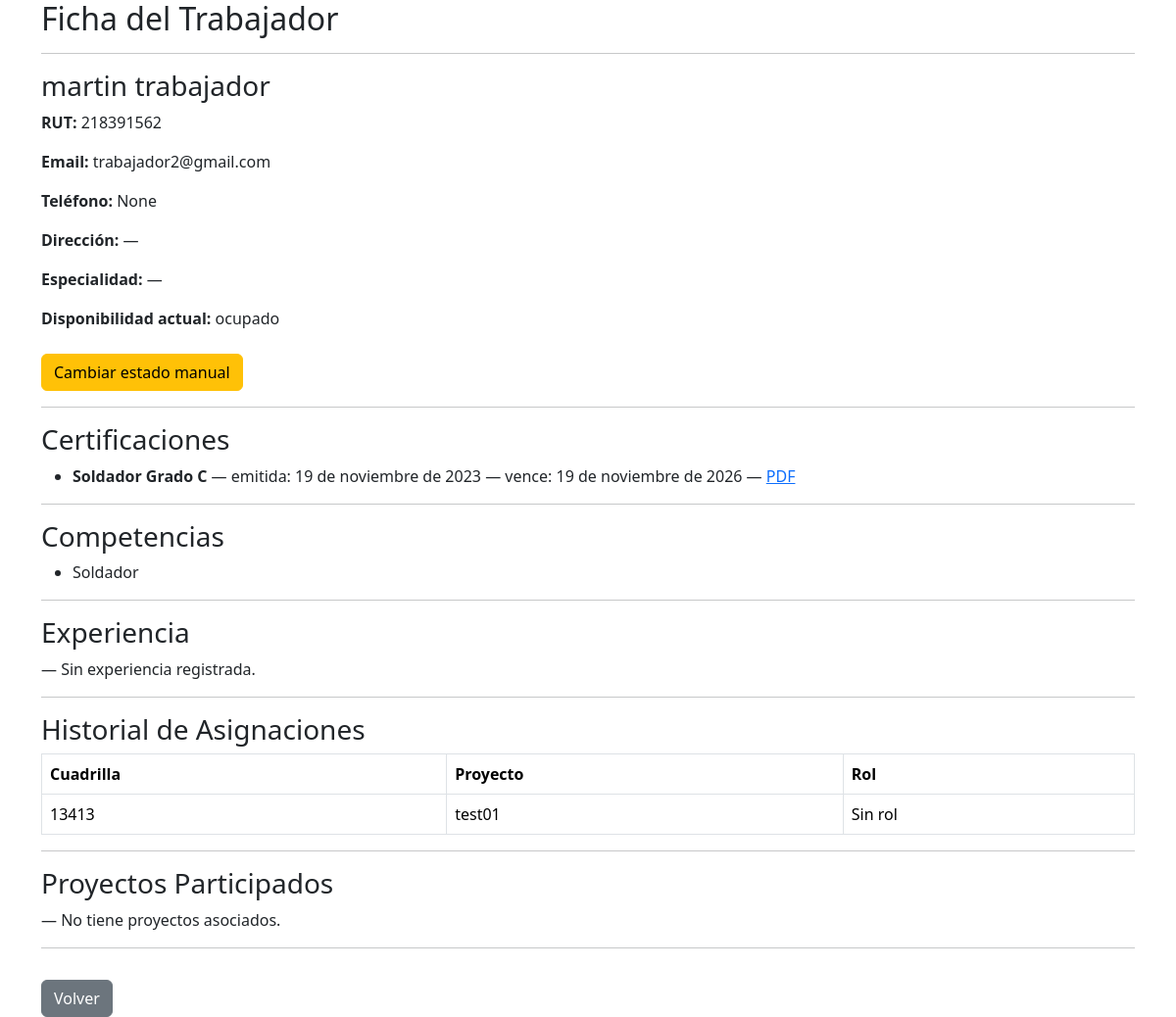
The app's page /personal/trabajador/5/detalle/ with its own data.
### personal/models.py (models this page shows, shortened)
class Trabajador(models.Model):
    TIPO_CHOICES = [
        ('trabajador', 'Trabajador'),
        ('lider', 'Líder'),
        ('jefe', 'Jefe'),
    ]
    ESTADO_CHOICES = [
        ('disponible', 'Disponible'),
        ('asignado', 'Asignado'),
        ('vacaciones', 'Vacaciones'),
        ('licencia', 'Licencia'),
        ('inactivo', 'Inactivo'),
    ]
    rut = models.CharField(max_length=20, unique=True, validators=[rut_valido])
    nombre = models.CharField(max_length=100)
    apellido = models.CharField(max_length=100)
    email = models.EmailField()
    telefono = models.CharField(max_length=30, blank=True, null=True)
    direccion = models.CharField(max_length=255, blank=True, null=True)
    fecha_nacimiento = models.DateField(null=True, blank=True)
    tipo_trabajador = models.CharField(max_length=20, choices=TIPO_CHOICES, default='trabajador')
    especialidad = models.CharField(max_length=100, blank=True, null=True)
    estado = models.CharField(max_length=20, choices=ESTADO_CHOICES, default='disponible')
    fecha_ingreso = models.DateField(null=True, blank=True)
    anos_experiencia = models.PositiveIntegerField(default=0)
    user = models.OneToOneField(User, on_delete=models.SET_NULL, null=True, blank=True, related_name='trabajador_profile')
    activo = models.BooleanField(default=True)
    password_inicial = models.BooleanField(default=False)
    manual_override = models.BooleanField(default=False)
    created_at = models.DateTimeField(auto_now_add=True)
    updated_at = models.DateTimeField(auto_now=True)
    class Meta:
        verbose_name = 'Trabajador'
        verbose_name_plural = 'Trabajadores'

class TrabajadorPerfil(models.Model):
    user = models.OneToOneField(
        User,
        on_delete=models.CASCADE,
        related_name='perfil_trabajador'
    )
    especialidad = models.CharField(max_length=100, blank=True, null=True)
    estado_manual = models.CharField(
        max_length=20,
        choices=[
            ('disponible', 'Disponible'),
            ('no_disponible', 'No disponible'),
            ('licencia', 'Licencia médica'),
            ('vacaciones', 'Vacaciones'),
        ],
        default='disponible'
    )
    @property
    def estado_efectivo(self):
        asignado = Asignacion.objects.filter(trabajador=self.user).exists()
        if asignado:
            return 'ocupado'
        return self.estado_manual

class CertificacionTrabajador(models.Model):
    trabajador = models.ForeignKey(Trabajador, on_delete=models.CASCADE, related_name='certificaciones_trabajador')
    nombre = models.CharField(max_length=150)
    entidad = models.CharField(max_length=150, blank=True, null=True)
    archivo = models.FileField(upload_to='certificaciones/', blank=True, null=True)
    fecha_emision = models.DateField()
    fecha_expiracion = models.DateField(null=True, blank=True)

class CompetenciaTrabajador(models.Model):
    NIVEL_CHOICES = [
        ('basico', 'Básico'),
        ('intermedio', 'Intermedio'),
        ('avanzado', 'Avanzado'),
        ('experto', 'Experto'),
    ]
    trabajador = models.ForeignKey(Trabajador, on_delete=models.CASCADE, related_name='competencias')
    nombre = models.CharField(max_length=100)
    nivel = models.CharField(max_length=20, choices=NIVEL_CHOICES, default='basico')
    fecha_adquisicion = models.DateField(null=True, blank=True)
    class Meta:
        unique_together = ('trabajador', 'nombre')

class Asignacion(models.Model):
    trabajador = models.ForeignKey(User, on_delete=models.CASCADE)
    cuadrilla = models.ForeignKey(Cuadrilla, on_delete=models.CASCADE, related_name='asignaciones')
    rol = models.ForeignKey(Rol, on_delete=models.SET_NULL, null=True, blank=True)

class Cuadrilla(models.Model):
    nombre = models.CharField(max_length=100)
    proyecto = models.ForeignKey(Proyecto, on_delete=models.CASCADE, related_name='cuadrillas', null=True, blank=True)
    lider = models.ForeignKey(User, on_delete=models.SET_NULL, null=True, blank=True, related_name='cuadrillas_lideradas')

### proyectos/models.py (models this page shows, shortened)
class Proyecto(models.Model):
    nombre = models.CharField(max_length=100)
    descripcion = models.TextField(blank=True)
    TIPO_CHOICES = [
        ('construccion', 'Construcción'),
        ('mantenimiento', 'Mantenimiento'),
        ('instalacion', 'Instalación'),
        ('otro', 'Otro'),
    ]
    tipo = models.CharField(max_length=30, choices=TIPO_CHOICES, default='otro')
    COMPLEJIDAD_CHOICES = [
        ('baja', 'Baja'),
        ('media', 'Media'),
        ('alta', 'Alta'),
    ]
    complejidad = models.CharField(max_length=10, choices=COMPLEJIDAD_CHOICES, default='media')
    fecha_inicio = models.DateField()
    fecha_termino = models.DateField(null=True, blank=True)
    jefe = models.ForeignKey(User, on_delete=models.CASCADE, related_name='proyectos')
    activo = models.BooleanField(default=True)

### personal/views.py (the view)
def detalle_trabajador(request, trabajador_id):
    trabajador = get_object_or_404(Trabajador, id=trabajador_id)
    perfil = TrabajadorPerfil.objects.filter(user=trabajador.user).first()
    competencias = CompetenciaTrabajador.objects.filter(trabajador=trabajador)
    certificaciones = CertificacionTrabajador.objects.filter(trabajador=trabajador)
    experiencias = ExperienciaTrabajador.objects.filter(trabajador=trabajador)
    asignaciones = Asignacion.objects.filter(trabajador=trabajador.user)
    if getattr(trabajador, 'manual_override', False):
        disponibilidad = trabajador.estado
    elif perfil:
        disponibilidad = perfil.estado_efectivo
    else:
        disponibilidad = '—'
    return render(request, "detalle_trabajador.html", {
        "trabajador": trabajador,
        "perfil": perfil,
        "competencias": competencias,
        "certificaciones": certificaciones,
        "experiencias": experiencias,
        "asignaciones": asignaciones,
        "disponibilidad": disponibilidad,
    })

### core/context_processors.py (called while the page is built)
def notificaciones_no_leidas(request):
    if request.user.is_authenticated:
        return {
            "notifs_no_leidas": request.user.notificaciones.filter(leida=False).count()
        }
    return {"notifs_no_leidas": 0}

### personal/templates/detalle_trabajador.html (shortened to what this page needs)
{% extends 'base.html' %}
{% load custom_tags %}
{% block content %}
<h2>Ficha del Trabajador</h2>
<hr>
<h3>{{ trabajador.nombre }} {{ trabajador.apellido }}</h3>
<p><strong>RUT:</strong> {{ trabajador.rut }}</p>
<p><strong>Email:</strong> {{ trabajador.email }}</p>
<p><strong>Teléfono:</strong> {{ trabajador.telefono }}</p>
<p><strong>Dirección:</strong> {{ trabajador.direccion|default:"—" }}</p>
<p><strong>Especialidad:</strong> {{ perfil.especialidad|default:"—" }}</p>
<p><strong>Disponibilidad actual:</strong> {{ disponibilidad }}</p>
<a href="{% url 'personal:editar_estado_trabajador' trabajador.id %}" class="btn btn-warning mt-2">
    Cambiar estado manual
</a>
<hr>
<h3>Certificaciones</h3>
{% if certificaciones %}
<ul>
    {% for c in certificaciones %}
        <li>
            <strong>{{ c.nombre }}</strong>
            — emitida: {{ c.fecha_emision }}
            {% if c.fecha_expiracion %} — vence: {{ c.fecha_expiracion }}{% endif %}
            {% if c.archivo %}
                — <a href="{{ c.archivo.url }}" target="_blank">PDF</a>
            {% endif %}
        </li>
    {% endfor %}
</ul>
{% else %}
<p>— No tiene certificaciones registradas.</p>
{% endif %}
<hr>
<h3>Competencias</h3>
{% if competencias %}
<ul>
    {% for comp in competencias %}
        <li>
            {{ comp.nombre }}
        </li>
    {% endfor %}
</ul>
{% else %}
<p>— No tiene competencias registradas.</p>
{% endif %}
<hr>
<h3>Experiencia</h3>
{% if experiencias %}
<ul>
    {% for exp in experiencias %}
        <li>
            {% if exp.proyecto %}
                Proyecto interno: {{ exp.proyecto.nombre }} — {{ exp.calificacion }}
            {% else %}
                Externo: {{ exp.proyecto_externo }} ({{ exp.empresa_externa }}) — {{ exp.calificacion }}
            {% endif %}
        </li>
    {% endfor %}
</ul>
{% else %}
<p>— Sin experiencia registrada.</p>
{% endif %}
<hr>
<h3>Historial de Asignaciones</h3>
{% if asignaciones %}
<table class="table table-bordered">
    <tr>
        <th>Cuadrilla</th>
        <th>Proyecto</th>
        <th>Rol</th>
    </tr>
    {% for a in asignaciones %}
    <tr>
        <td>{{ a.cuadrilla.nombre }}</td>
        <td>
            {% if a.cuadrilla.proyecto %}
                {{ a.cuadrilla.proyecto.nombre }}
            {% else %}
                —
            {% endif %}
        </td>
        <td>
            {% if a.rol %}
                {{ a.rol.nombre }}
            {% else %}
                Sin rol
            {% endif %}
        </td>
    </tr>
    {% endfor %}
</table>
{% else %}
<p>No tiene asignaciones en cuadrillas.</p>
{% endif %}
<hr>
<h3>Proyectos Participados</h3>
{% if proyectos %}
<ul>
    {% for p in proyectos %}
        <li>{{ p.nombre }}</li>
    {% endfor %}
</ul>
{% else %}
<p>— No tiene proyectos asociados.</p>
{% endif %}
<hr>
<a href="{% url 'proyectos:panel' %}" class="btn btn-secondary mt-3">Volver</a>
{% endblock %}

### records on screen
Trabajador: nombre "martin", apellido "trabajador", rut "218391562", email "trabajador2@gmail.com", telefono "None", direccion "—"
TrabajadorPerfil: especialidad "—"
CertificacionTrabajador: nombre "Soldador Grado C", fecha_emision "19 de noviembre de 2023", fecha_expiracion "19 de noviembre de 2026"
CompetenciaTrabajador: nombre "Soldador"
Asignacion: cuadrilla.nombre "13413", cuadrilla.proyecto.nombre "test01", shows "Sin rol"

### other values on screen
{{ disponibilidad }} "ocupado"
